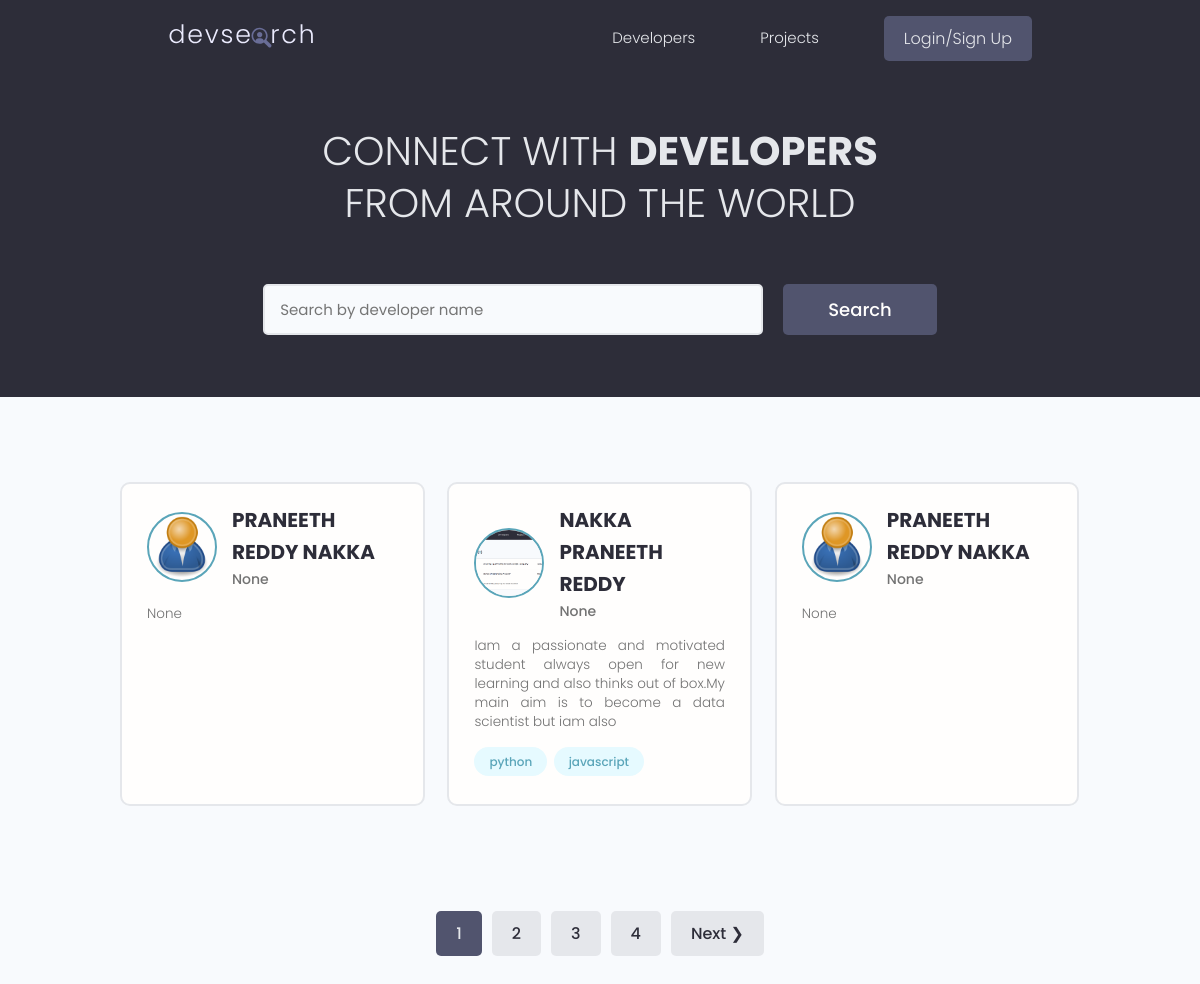
The page / on the database its author committed.
### users/models.py (models this page shows, shortened)
class Profile(models.Model):
    user = models.OneToOneField(
        User, on_delete=models.CASCADE, null=True, blank=True)
    name = models.CharField(max_length=200, blank=True, null=True)
    email = models.EmailField(max_length=500, blank=True, null=True)
    username = models.CharField(max_length=200, blank=True, null=True)
    location = models.CharField(max_length=200, blank=True, null=True)
    short_intro = models.CharField(max_length=200, blank=True, null=True)
    bio = models.TextField(blank=True, null=True)
    profile_image = models.ImageField(
        null=True, blank=True, upload_to='profiles/', default="profiles/user-default.png")
    social_github = models.CharField(max_length=200, blank=True, null=True)
    social_twitter = models.CharField(max_length=200, blank=True, null=True)
    social_linkedin = models.CharField(max_length=200, blank=True, null=True)
    social_youtube = models.CharField(max_length=200, blank=True, null=True)
    social_website = models.CharField(max_length=200, blank=True, null=True)
    created = models.DateTimeField(auto_now_add=True)
    id = models.UUIDField(default=uuid.uuid4, unique=True,
                          primary_key=True, editable=False)

class Skill(models.Model):
    owner = models.ForeignKey(
        Profile, on_delete=models.CASCADE, null=True, blank=True)
    name = models.CharField(max_length=200, blank=True, null=True)
    description = models.TextField(null=True, blank=True)
    created = models.DateTimeField(auto_now_add=True)
    id = models.UUIDField(default=uuid.uuid4, unique=True,
                          primary_key=True, editable=False)
    def __str__(self):
        return str(self.name)

### users/views.py (the view)
# urls.py: path('', views.profiles, name="profiles"),
def profiles(request):
    profiles, search_query = searchProfiles(request)
    custom_range, profiles = paginateProfiles(request, profiles, 3)
    context = {'profiles': profiles, 'search_query': search_query,
               'custom_range': custom_range}
    return render(request, 'users/profiles.html', context)

### users/utils.py (called while the page is built)
def paginateProfiles(request, profiles, results):
    page = request.GET.get('page')
    paginator = Paginator(profiles, results)
    try:
        profiles = paginator.page(page)
    except PageNotAnInteger:
        page = 1
        profiles = paginator.page(page)
    except EmptyPage:
        page = paginator.num_pages
        profiles = paginator.page(page)
    leftIndex = (int(page) - 4)
    if leftIndex < 1:
        leftIndex = 1
    rightIndex = (int(page) + 5)
    if rightIndex > paginator.num_pages:
        rightIndex = paginator.num_pages + 1
    custom_range = range(leftIndex, rightIndex)
    return custom_range, profiles

def searchProfiles(request):
    search_query = ''
    if request.GET.get('search_query'):
        search_query = request.GET.get('search_query')
    skills = Skill.objects.filter(name__icontains=search_query)
    profiles = Profile.objects.distinct().filter(
        Q(name__icontains=search_query) |
        Q(short_intro__icontains=search_query) |
        Q(skill__in=skills)
    )
    return profiles, search_query

### users/templates/users/profiles.html (shortened to what this page needs)
{% extends 'main.html' %}
{% block content %}
<main class="home">
    <section class="hero-section text-center">
        <div class="container container--narrow">
            <div class="hero-section__box">
                <h2>CONNECT WITH <span>DEVELOPERS</span></h2>
                <h2>FROM AROUND THE WORLD</h2>
            </div>
            <div class="hero-section__search">
                <form id="searchForm" class="form" action="{% url 'profiles' %}" method="get">
                    <div class="form__field">
                        <input class="input input--text" id="formInput#search" type="text" name="search_query"
                            value="{{search_query}}" placeholder="Search by developer name" />
                    </div>
                    <input class="btn btn--sub btn--lg" type="submit" value="Search" />
                </form>
            </div>
        </div>
    </section>
    <section class="devlist">
        <div class="container">
            <div class="grid grid--three">
                {% for profile in profiles %}
                <div class="column card">
                    <div class="dev">
                        <a href="{% url 'user-profile' profile.id %}" class="card__body">
                            <div class="dev__profile">
                                <img class="avatar avatar--md" src="{{ profile.profile_image.url }}" alt="image" />
                                <div class="dev__meta">
                                    <h3>{{profile.name}}</h3>
                                    <h5>{{profile.short_intro|slice:"60"}}</h5>
                                </div>
                            </div>
                            <p class="dev__info">{{profile.bio|slice:"150"}}</p>
                            <div class="dev__skills">
                                {% for skill in profile.skill_set.all|slice:"5" %}
                                <span class="tag tag--pill tag--main">
                                    <small>{{skill}}</small>
                                </span>
                                {% endfor %}
                            </div>
                        </a>
                    </div>
                </div>
                {% endfor %}
            </div>
        </div>
    </section>
    {% include 'pagination.html' with queryset=profiles custom_range=custom_range %}
</main>
{% endblock content %}

### templates/main.html (shortened to what this page needs)
<!DOCTYPE html>
{% load static %}
<html>
<head>
    <link rel="stylesheet" href="https://cdn.iconmonstr.com/1.3.0/css/iconmonstr-iconic-font.min.css" />
    <link rel="stylesheet" href="{% static 'uikit/styles/uikit.css' %}" />
    <link rel="stylesheet" href="{% static 'styles/app.css' %}" />
</head>
<body>
    {% include 'navbar.html' %}
    {% block content %}
    {% endblock content %}
</body>
</html>

### templates/navbar.html (shortened to what this page needs)
{% load static %}
<header class="header">
    <div class="container container--narrow">
        <a href="{% url 'profiles' %}" class="header__logo">
            <img src="{% static 'images/logo.svg' %} " alt="DevSearch Logo" />
        </a>
        <nav class="header__nav">
            <ul class="header__menu">
                <li class="header__menuItem"><a href="{% url 'profiles' %}">Developers</a></li>
                <li class="header__menuItem"><a href="{% url 'projects' %}">Projects</a></li>
                {% if request.user.is_authenticated %}
                <li class="header__menuItem"><a href="{% url 'inbox' %}">Inbox</a></li>
                <li class="header__menuItem"><a href="{% url 'account' %}">Account</a></li>
                <li class="header__menuItem"><a href="{% url 'logout' %}" class="btn btn--sub">Logout</a></li>
                {% else %}
                <li class="header__menuItem"><a href="{% url 'login' %}" class="btn btn--sub">Login/Sign Up</a></li>
                {% endif %}
            </ul>
        </nav>
    </div>
</header>

### templates/pagination.html (shortened to what this page needs)
{% if queryset.has_other_pages %}
<div class="pagination">
    <ul class="container">
        {% for page in custom_range %}
        {% if page == queryset.number%}
        <li><a href="?page={{page}}" class="btn page-link btn--sub" data-page="{{page}}">{{page}}</a></li>
        {% else %}
        <li><a href="?page={{page}}" class="btn page-link" data-page="{{page}}">{{page}}</a></li>
        {% endif %}
        {% endfor %}
        {% if queryset.has_next %}
        <li><a href="?page={{queryset.next_page_number}}" class="btn page-link"
                data-page="{{queryset.next_page_number}}">Next &#10095;</a></li>
        {% endif %}
    </ul>
</div>
{% endif %}

### static/styles/app.css (style rules this page uses)
:root { --color-sub: #2d2d39; }
.btn--sub { background-color: var(--color-sub-light); }
.card { border: 2px solid var(--color-light); }
img { width: 100%; }
.header { position: sticky; z-index: 111; background-color: var(--color-sub); padding: 1.5rem 0; }
.header > .container { display: flex; justify-content: space-between; align-items: center; }
.header__logo > img { height: 3.8rem; }
.header__nav > ul { display: inline-flex; align-items: center; list-style: none; gap: 6.5rem; }
.header__menuItem > a { color: var(--color-light); font-weight: 300; }
.hero-section { height: 40vh; display: flex; align-items: center; background-color: var(--color-sub); }
.hero-section__box { margin-bottom: 4rem; }
.hero-section__box > h2, .hero-section__box > h2 > span { font-size: 4rem; color: var(--color-light); line-height: 1.3; text-transform: uppercase; }
.hero-section__box > h2 { font-weight: 300; }
.hero-section__box > h2 > span { font-weight: 700; }
.hero-section__search > .form { display: flex; align-items: center; justify-content: center; gap: 2rem; }
.hero-section__search > .form input.input--text { width: 50rem; }
.devlist { margin-top: 8rem; }
.devlist .grid { align-items: stretch; }
.devlist .dev .dev__profile { display: flex; align-items: center; gap: 1.5rem; }
.devlist .dev .dev__meta h3 { color: var(--color-sub); font-size: 2rem; font-weight: 700; }
.devlist .dev .dev__meta h5 { color: var(--color-text); font-size: 1.4rem; font-weight: 500; }
.devlist .dev .dev__info { margin: 1.5rem 0; font-size: 1.35rem; line-height: 1.4; text-align: justify; }
.pagination { margin-top: 8rem; margin-bottom: 10rem; }
.pagination > ul { flex-wrap: wrap; list-style: none; display: flex; align-items: center; justify-content: center; gap: 1rem; }
.pagination .btn { color: var(--color-sub); }
.pagination .btn.btn--sub { color: var(--color-light); }

### static/uikit/styles/modules/_variables.css (style rules this page uses)
:root { --color-main: #5aa5b9; --color-main-light: #e6faff; --color-sub: #3f4156; --color-sub-light: #51546e; --color-sub-lighter: #ededfd; --color-text: #737373; --color-gray: #8b8b8b; --color-light: #e5e7eb; --color-light-gray: #767676; --color-bg: #f8fafd; --color-white: #fffefd; --color-white-light: #f3f3f3; --color-success: #359e64; --color-success-bg: #def8e8; --color-error: #fc4b0b; --color-error-bg: #fff2ee; --font-base: 'Poppins', arial, helvetica, 'Segoe UI', roboto, ubuntu, sans-serif; --font-monospace: 'Fira Code', 'Courier New', courier, monospace; --font-regular: 300; --font-medium: 500; --font-bold: 700; --generic-shadow: 1px 1px 5px #00000010; --generic-transition: all 0.3s ease-in-out; }

### static/uikit/styles/modules/_base.css (style rules this page uses)
* { margin: 0; padding: 0; box-sizing: border-box; text-rendering: optimizeLegibility; color: inherit; font-size: inherit; }
html { font-size: 50%; }
@media only screen and (min-width: 480px) { html { font-size: 56.25%; } }
@media only screen and (min-width: 1200px) { html { font-size: 62.5%; } }
body { line-height: 1.6; font-weight: 400; font-size: 1.5rem; color: var(--color-text); background-color: var(--color-bg); min-height: 100vh; }

### static/uikit/styles/modules/_typography.css (style rules this page uses)
* { font-family: var(--font-base); }
h2 { font-size: 3.6rem; font-weight: var(--font-bold); }
h3 { font-size: 3.2rem; font-weight: var(--font-medium); }
h5 { font-size: 2.4rem; font-weight: var(--font-medium); }
h5, h6 { font-weight: var(--font-regular); }
p, span, strong { font-size: 1.6rem; color: var(--color-text); font-weight: var(--font-regular); }
a { padding-bottom: 2px; text-decoration: none; display: inline-block; color: var(--color-main); font-weight: var(--font-medium); }

### static/uikit/styles/modules/_utilities.css (style rules this page uses)
.container { width: 92%; max-width: 165rem; margin: 0 auto; box-sizing: border-box; }
.container--narrow { width: 92%; max-width: 120rem; }
@media screen and (min-width: 1000px) { .container { width: 90%; } }
@media screen and (min-width: 1000px) { .container--narrow { width: 85%; } }
@media screen and (min-width: 1200px) { .container { width: 80%; } }
@media screen and (min-width: 1200px) { .container--narrow { width: 72%; } }
.text-center { text-align: center; }

### static/uikit/styles/modules/_avatar.css (style rules this page uses)
.avatar { border-radius: 50%; border: 2px solid var(--color-main); object-fit: cover; }
.avatar--md { height: 7rem; width: 7rem; }

### static/uikit/styles/modules/_card.css (style rules this page uses)
.card { border-radius: 1rem; background-color: var(--color-white); border: 1.5px solid var(--color-light); width: auto; height: auto; margin-top: 0.5rem; margin-bottom: 0.5rem; overflow: hidden; }
.card__body, .card__header { padding: 2rem 2.5rem; }

### rows shown on the page
Profile: profile_image (placeholder picture), name "PRANEETH REDDY NAKKA", short_intro "None", bio "None"
Profile: profile_image (picture), name "NAKKA PRANEETH REDDY", short_intro "None", bio "Iam a passionate and motivated student always open for new learning and also thinks out of box.My main aim is to become a data scientist but iam also"
Skill: name "python"
Skill: name "javascript"
Profile: profile_image (placeholder picture), name "PRANEETH REDDY NAKKA", short_intro "None", bio "None"

### other values the page prints
{{ page }} "1"
{{ page }} "2" "3" "4"
